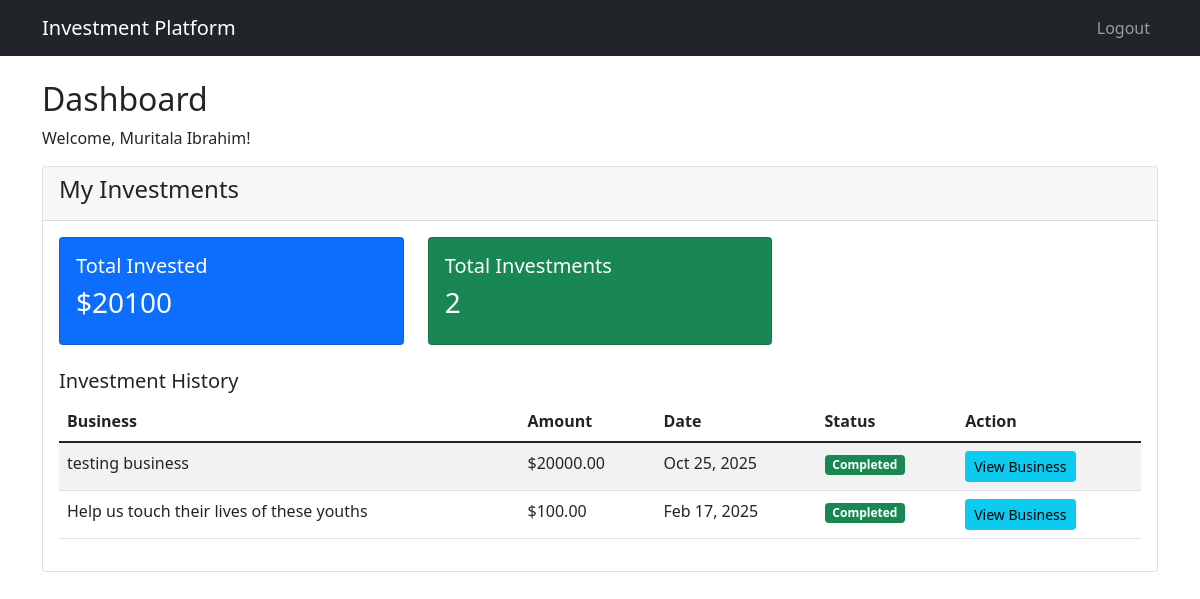
Page /dashboard/ (signed in) on the earlier database version.
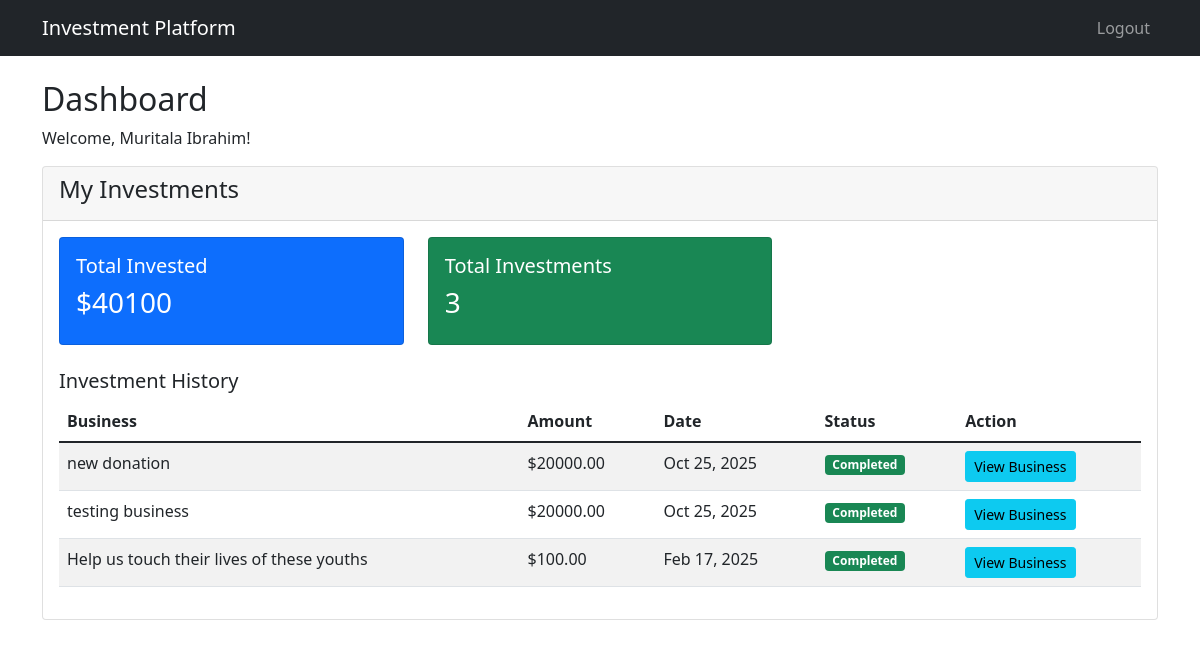
Same page on the later database version.
### main/models.py (models this page shows, shortened)
class Contribution(models.Model):
    donor = models.ForeignKey(User, on_delete=models.SET_NULL, null=True, blank=True)
    donation = models.ForeignKey(Donation, on_delete=models.CASCADE, related_name='contributions')
    amount = models.DecimalField(max_digits=10, decimal_places=2)
    timestamp = models.DateTimeField(default=timezone.now)
    anonymous = models.BooleanField(default=False)
    class Meta:
        ordering = ['-timestamp']

class Donation(models.Model):
    image_one = models.FileField(upload_to='account_files/profile_photos/', blank=True, default="none")
    image_three = models.FileField(upload_to='account_files/profile_photos/', blank=True, default="none")
    image_four = models.FileField(upload_to='account_files/profile_photos/', blank=True, default="none")
    title = models.CharField(max_length=50, default="none")
    description = models.TextField(default="none")
    goal = models.CharField(max_length=20, default="none")
    about = models.TextField(default="none")
    summary = models.TextField(default="none")
    challenge = models.TextField(default="none")
    target_one = models.CharField(max_length=1020, default="none")
    target_two = models.CharField(max_length=1020, default="none", null=True)
    target_three = models.CharField(max_length=1020, default="none", null=True)
    target_four = models.CharField(max_length=1020, default="none", null=True)
    target_five = models.CharField(max_length=1020, default="none", null=True)
    target_six = models.CharField(max_length=1020, default="none")
    target_seven = models.CharField(max_length=1020, default="none")
    more_info = models.TextField(default="none")
    image_two = models.FileField(upload_to='account_files/profile_photos/', blank=True, default="none")
    website = models.CharField(max_length=1020, default="none")
    project_type = models.CharField(max_length=1020, default="none")
    location = models.CharField(max_length=1020, default="none")
    app_user = models.ForeignKey(AppUser, on_delete=models.CASCADE)
    image_portriat = models.FileField(upload_to='account_files/profile_photos/', blank=True, default="none")
    amount_donated = models.DecimalField(max_digits=10, decimal_places=2, default=Decimal('0.00'))
    status = models.BooleanField(default=False)
    pub_date = models.DateTimeField(default=timezone.now)

### main/views.py (the view)
# urls.py: path("dashboard/", views.DashboardView, name="dashboard"),
@login_required
def DashboardView(request):
    try:
        app_user = AppUser.objects.get(user=request.user)
        if app_user.user_type == 'business_owner':
            my_businesses = Donation.objects.filter(app_user=app_user)
            total_raised = Donation.objects.filter(app_user=app_user).aggregate(
                total=Sum('amount_donated')
            )['total'] or Decimal('0.00')
            business_contributions = []
            for business in my_businesses:
                contributions = Contribution.objects.filter(donation=business).select_related('donor')
                for contribution in contributions:
                    business_contributions.append(contribution)
            context = {
                'user_type': 'business_owner',
                'my_businesses': my_businesses,
                'total_raised': total_raised,
                'business_contributions': business_contributions,
            }
        else:
            my_investments = Contribution.objects.filter(donor=request.user).select_related('donation')
            total_invested = my_investments.aggregate(total=Sum('amount'))['total'] or Decimal('0.00')
            context = {
                'user_type': 'investor',
                'my_investments': my_investments,
                'total_invested': total_invested,
            }
        return render(request, "main/dashboard.html", context)
    except AppUser.DoesNotExist:
        messages.error(request, "User profile not found.")
        return redirect(reverse("main:index"))

### main/templates/main/dashboard.html (shortened to what the changed rows need)
<!DOCTYPE html>
<html>
	<head>
		<link
			href="https://cdn.jsdelivr.net/npm/bootstrap@5.1.3/dist/css/bootstrap.min.css"
			rel="stylesheet"
		/>
	</head>
	<body>
		<div class="container mt-4">
			<div class="row">
				<div class="col-md-12">
					<h2>Dashboard</h2>
					{% if user_type == 'business_owner' %}
					<div class="card mb-4">
						<div class="card-header">
							<h4>My Business Listings</h4>
							<a
								href="{% url 'main:create_business' %}"
								class="btn btn-success btn-sm"
								>Create New Business</a
							>
						</div>
						<div class="card-body">
							<div class="row">
								<div class="col-md-4">
									<div class="card text-white bg-primary">
										<div class="card-body">
											<h5>Total Raised</h5>
											<h3>${{ total_raised }}</h3>
										</div>
									</div>
								</div>
								<div class="col-md-4">
									<div class="card text-white bg-success">
										<div class="card-body">
											<h5>Active Listings</h5>
											<h3>{{ my_businesses.count }}</h3>
										</div>
									</div>
								</div>
							</div>
							<h5 class="mt-4">My Businesses</h5>
							<div class="table-responsive">
								<table class="table table-striped">
									<thead>
										<tr>
											<th>Title</th>
											<th>Goal</th>
											<th>Raised</th>
											<th>Progress</th>
											<th>Actions</th>
										</tr>
									</thead>
									<tbody>
										{% for business in my_businesses %}
										<tr>
											<td>{{ business.title }}</td>
											<td>${{ business.goal }}</td>
											<td>${{ business.amount_donated }}</td>
											<td>
												<div class="progress">
													<div
														class="progress-bar"
														style="width: {{ business.percentage_raised }}%"
													>
														{{ business.percentage_raised|floatformat:1 }}%
													</div>
												</div>
											</td>
											<td>
												<a
													href="{% url 'main:edit_business' business.id %}"
													class="btn btn-warning btn-sm"
													>Edit</a
												>
												<a
													href="{% url 'main:business_details' business.id %}"
													class="btn btn-info btn-sm"
													>View</a
												>
											</td>
										</tr>
										{% empty %}
										<tr>
											<td colspan="5" class="text-center">
												No businesses listed yet.
											</td>
										</tr>
										{% endfor %}
									</tbody>
								</table>
							</div>
							<h5 class="mt-4">Recent Investments</h5>
							<div class="table-responsive">
								<table class="table table-striped">
									<thead>
										<tr>
											<th>Business</th>
											<th>Investor</th>
											<th>Amount</th>
											<th>Date</th>
										</tr>
									</thead>
									<tbody>
										{% for contribution in business_contributions %}
										<tr>
											<td>{{ contribution.donation.title }}</td>
											<td>
												{% if contribution.anonymous %} Anonymous {% else %} {{contribution.donor.get_full_name|default:contribution.donor.username}} {% endif %}
											</td>
											<td>${{ contribution.amount }}</td>
											<td>{{ contribution.timestamp|date:"M d, Y" }}</td>
										</tr>
										{% empty %}
										<tr>
											<td colspan="4" class="text-center">
												No investments yet.
											</td>
										</tr>
										{% endfor %}
									</tbody>
								</table>
							</div>
						</div>
					</div>
					{% else %}
					<div class="card mb-4">
						<div class="card-header">
							<h4>My Investments</h4>
						</div>
						<div class="card-body">
							<div class="row">
								<div class="col-md-4">
									<div class="card text-white bg-primary">
										<div class="card-body">
											<h5>Total Invested</h5>
											<h3>${{ total_invested }}</h3>
										</div>
									</div>
								</div>
								<div class="col-md-4">
									<div class="card text-white bg-success">
										<div class="card-body">
											<h5>Total Investments</h5>
											<h3>{{ my_investments.count }}</h3>
										</div>
									</div>
								</div>
							</div>
							<h5 class="mt-4">Investment History</h5>
							<div class="table-responsive">
								<table class="table table-striped">
									<thead>
										<tr>
											<th>Business</th>
											<th>Amount</th>
											<th>Date</th>
											<th>Status</th>
											<th>Action</th>
										</tr>
									</thead>
									<tbody>
										{% for investment in my_investments %}
										<tr>
											<td>{{ investment.donation.title }}</td>
											<td>${{ investment.amount }}</td>
											<td>{{ investment.timestamp|date:"M d, Y" }}</td>
											<td>
												<span class="badge bg-success">Completed</span>
											</td>
											<td>
												<a
													href="{% url 'main:business_details' investment.donation.id %}"
													class="btn btn-info btn-sm"
													>View Business</a
												>
											</td>
										</tr>
										{% empty %}
										<tr>
											<td colspan="5" class="text-center">
												No investments yet.
											</td>
										</tr>
										{% endfor %}
									</tbody>
								</table>
							</div>
						</div>
					</div>
					{% endif %}
				</div>
			</div>
		</div>
	</body>
</html>

Differences in the rows shown:
added Contribution: donation "new donation", amount "20000.00", timestamp "Oct 25, 2025"
Other differences:
{{ total_invested }}: "20100" → "40100"
{{ my_investments.count }}: "2" → "3"
